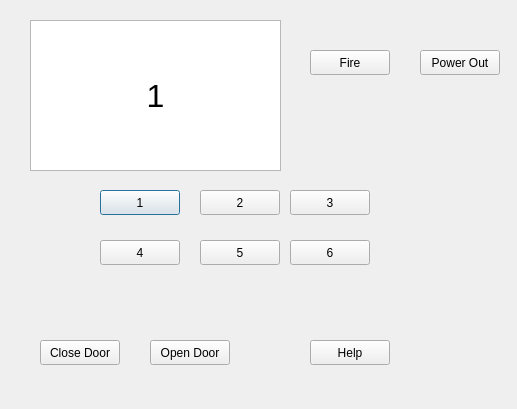
<?xml version="1.0" encoding="UTF-8"?>
<ui version="4.0">
 <class>elevatorwindow</class>
 <widget class="QDialog" name="elevatorwindow">
  <property name="geometry">
   <rect>
    <x>0</x>
    <y>0</y>
    <width>517</width>
    <height>409</height>
   </rect>
  </property>
  <property name="windowTitle">
   <string>Dialog</string>
  </property>
  <widget class="QPushButton" name="pushButton">
   <property name="geometry">
    <rect>
     <x>100</x>
     <y>190</y>
     <width>80</width>
     <height>25</height>
    </rect>
   </property>
   <property name="text">
    <string>1</string>
   </property>
   <property name="checkable">
    <bool>true</bool>
   </property>
  </widget>
  <widget class="QPushButton" name="pushButton_2">
   <property name="geometry">
    <rect>
     <x>200</x>
     <y>190</y>
     <width>80</width>
     <height>25</height>
    </rect>
   </property>
   <property name="text">
    <string>2</string>
   </property>
   <property name="checkable">
    <bool>true</bool>
   </property>
  </widget>
  <widget class="QPushButton" name="pushButton_3">
   <property name="geometry">
    <rect>
     <x>290</x>
     <y>190</y>
     <width>80</width>
     <height>25</height>
    </rect>
   </property>
   <property name="text">
    <string>3</string>
   </property>
   <property name="checkable">
    <bool>true</bool>
   </property>
  </widget>
  <widget class="QPushButton" name="pushButton_4">
   <property name="geometry">
    <rect>
     <x>40</x>
     <y>340</y>
     <width>80</width>
     <height>25</height>
    </rect>
   </property>
   <property name="text">
    <string>Close Door</string>
   </property>
  </widget>
  <widget class="QPushButton" name="pushButton_5">
   <property name="geometry">
    <rect>
     <x>150</x>
     <y>340</y>
     <width>80</width>
     <height>25</height>
    </rect>
   </property>
   <property name="text">
    <string>Open Door</string>
   </property>
  </widget>
  <widget class="QPushButton" name="pushButton_6">
   <property name="geometry">
    <rect>
     <x>310</x>
     <y>340</y>
     <width>80</width>
     <height>25</height>
    </rect>
   </property>
   <property name="text">
    <string>Help</string>
   </property>
  </widget>
  <widget class="QPushButton" name="pushButton_7">
   <property name="geometry">
    <rect>
     <x>290</x>
     <y>240</y>
     <width>80</width>
     <height>25</height>
    </rect>
   </property>
   <property name="text">
    <string>6</string>
   </property>
   <property name="checkable">
    <bool>true</bool>
   </property>
  </widget>
  <widget class="QPushButton" name="pushButton_8">
   <property name="geometry">
    <rect>
     <x>200</x>
     <y>240</y>
     <width>80</width>
     <height>25</height>
    </rect>
   </property>
   <property name="text">
    <string>5</string>
   </property>
   <property name="checkable">
    <bool>true</bool>
   </property>
  </widget>
  <widget class="QPushButton" name="pushButton_9">
   <property name="geometry">
    <rect>
     <x>100</x>
     <y>240</y>
     <width>80</width>
     <height>25</height>
    </rect>
   </property>
   <property name="text">
    <string>4</string>
   </property>
   <property name="checkable">
    <bool>true</bool>
   </property>
  </widget>
  <widget class="QLabel" name="label">
   <property name="geometry">
    <rect>
     <x>30</x>
     <y>20</y>
     <width>251</width>
     <height>151</height>
    </rect>
   </property>
   <property name="font">
    <font>
     <pointsize>24</pointsize>
    </font>
   </property>
   <property name="text">
    <string>1</string>
   </property>
   <property name="alignment">
    <set>Qt::AlignCenter</set>
   </property>
  </widget>
  <widget class="QTextBrowser" name="textBrowser">
   <property name="geometry">
    <rect>
     <x>30</x>
     <y>20</y>
     <width>251</width>
     <height>151</height>
    </rect>
   </property>
  </widget>
  <widget class="QPushButton" name="pushButton_10">
   <property name="geometry">
    <rect>
     <x>310</x>
     <y>50</y>
     <width>80</width>
     <height>25</height>
    </rect>
   </property>
   <property name="text">
    <string>Fire</string>
   </property>
  </widget>
  <widget class="QPushButton" name="pushButton_11">
   <property name="geometry">
    <rect>
     <x>420</x>
     <y>50</y>
     <width>80</width>
     <height>25</height>
    </rect>
   </property>
   <property name="text">
    <string>Power Out</string>
   </property>
  </widget>
  <zorder>pushButton</zorder>
  <zorder>pushButton_2</zorder>
  <zorder>pushButton_3</zorder>
  <zorder>pushButton_4</zorder>
  <zorder>pushButton_5</zorder>
  <zorder>pushButton_6</zorder>
  <zorder>pushButton_7</zorder>
  <zorder>pushButton_8</zorder>
  <zorder>pushButton_9</zorder>
  <zorder>textBrowser</zorder>
  <zorder>label</zorder>
  <zorder>pushButton_10</zorder>
  <zorder>pushButton_11</zorder>
 </widget>
 <resources/>
 <connections/>
</ui>
